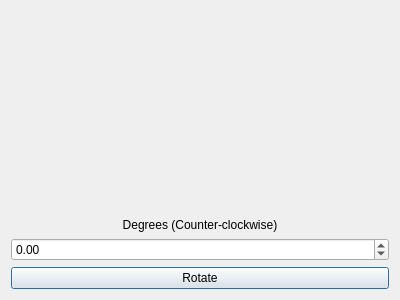
<?xml version="1.0" encoding="UTF-8"?>
<ui version="4.0">
 <class>RotateDialogClass</class>
 <widget class="QDialog" name="RotateDialogClass">
  <property name="geometry">
   <rect>
    <x>0</x>
    <y>0</y>
    <width>400</width>
    <height>300</height>
   </rect>
  </property>
  <property name="windowTitle">
   <string>RotateDialog</string>
  </property>
  <layout class="QVBoxLayout" name="verticalLayout">
   <item>
    <widget class="QLabel" name="label">
     <property name="text">
      <string>Degrees (Counter-clockwise)</string>
     </property>
     <property name="alignment">
      <set>Qt::AlignBottom|Qt::AlignHCenter</set>
     </property>
    </widget>
   </item>
   <item>
    <widget class="QDoubleSpinBox" name="degreesSpinBox">
     <property name="minimum">
      <double>-360.000000000000000</double>
     </property>
     <property name="maximum">
      <double>360.000000000000000</double>
     </property>
    </widget>
   </item>
   <item>
    <widget class="QPushButton" name="rotateButton">
     <property name="text">
      <string>Rotate</string>
     </property>
    </widget>
   </item>
  </layout>
 </widget>
 <layoutdefault spacing="6" margin="11"/>
 <resources/>
 <connections/>
</ui>
